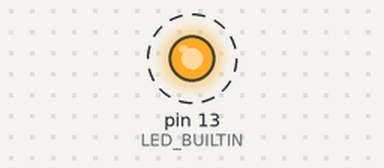
The sketch below on a simulated Arduino Uno, built with avr-gcc and run on an emulated ATmega328P. On the bench: output pins drawn as LEDs (lit = HIGH). Dashed ring = blinking.

Above: at 0.5 s.
Timing chart, 0 to 4.6 s (numbered marks = the images above):
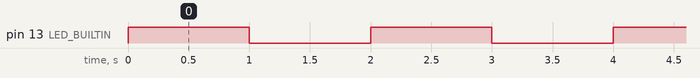

The sketch:

Blink.ino
```cpp
const unsigned long kIntervalMs = 1000;
bool ledState = false;

void setup() {
  pinMode(LED_BUILTIN, OUTPUT);
}

void loop() {
  ledState = !ledState;
  digitalWrite(LED_BUILTIN, ledState ? HIGH : LOW);
  delay(kIntervalMs);
}
```

Measured:
- by itself, pin 13 (LED_BUILTIN): alternates HIGH for 1.0 s and LOW for 1.0 s
